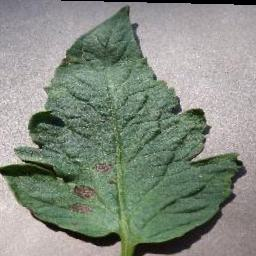
#> input picture deepLearning/dataset/early_blight/img_eb_107.jpg, 256 x 256 px; its folder holds only this picture in this run
$ jupyter execute --allow-errors tomato.ipynb
#> lines starting #> are read from the running program, lines starting #| are printed output that depends on the picture
#Tomato plant leaf disease classficaiton using ML

[cell 1]
# Let us import the libraries

import cv2
import numpy as np
import os

from os import listdir
import matplotlib.pyplot as plt

[cell 2]
# [5 lines of commented-out code are left out]

dataset_path="./dataset"

[cell 3]
image="./dataset/bacterial_spot/img_bs_1.jpg"

testimage=cv2.imread(image)

#> (the rest of this cell did not finish here and is left out)

#> (a cell that did not finish here is left out)

[cell 5]
features=[]
labels=[]

i=0

[cell 6]
for folder in listdir(dataset_path):

    folder_path=f"{dataset_path}/{folder}"
    for file in listdir(folder_path):

        image_path=f"{folder_path}/{file}"
        img=cv2.imread(image_path)
#> img is the input picture: shape (256, 256, 3); mean B, G, R 128.2, 140, 131.8
        img=cv2.resize(img,(64,64))
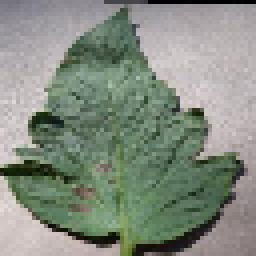
#> img: shape (64, 64, 3) (shown 4 times larger); mean B, G, R 128.5, 140.3, 132.2
        features.append(img)
        # print(img)

        labels.append(i)
    i=i+1
#> pass 2 of the loop `for folder in listdir(dataset_path):`:
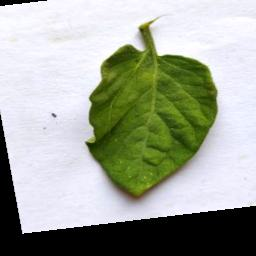
#> input picture deepLearning/dataset/healthy/img_h_268.jpg, 256 x 256 px
#> img is the input picture: shape (256, 256, 3); mean B, G, R 156, 168.1, 162.7
#> `img=cv2.resize(img,(64,64))`:
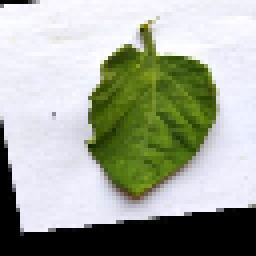
#> img: shape (64, 64, 3) (shown 4 times larger); mean B, G, R 156.1, 168.3, 162.8

[cell 7]
X=np.array( features)
X=X.reshape( len(X),-1)
print(X.shape)
#| (2, 12288)

[cell 8]
y=np.array( labels)

[cell 9]
# Let us device data into train and test

from sklearn.model_selection import train_test_split
Xtrain,Xtest,ytrain,ytest=train_test_split(X,y,test_size=0.2,random_state=43)
#> ytrain = [0]; ytest = [1]

[cell 10]
# Let us use Random forest Classifier

from sklearn.ensemble import RandomForestClassifier
model=RandomForestClassifier()
model.fit(Xtrain,ytrain)

[cell 11]
# Let us evaluate the model
from sklearn.metrics import accuracy_score,confusion_matrix,classification_report

ypred=model.predict( Xtest )
#> ypred = [0]

score=accuracy_score(ytest,ypred)
#> score = 0
print(f"Accuracy score of RF model is : {score*100}")
#| Accuracy score of RF model is : 0.0

[cell 12]
cm=confusion_matrix(ytest,ypred)
#> cm = [[0, 0], [1, 0]]
cm
#> Out = [[0, 0], [1, 0]]

[cell 13]
cf=classification_report(ytest,ypred)
print(cf)
#|               precision    recall  f1-score   support
#|            0       0.00      0.00      0.00       0.0
#|            1       0.00      0.00      0.00       1.0
#|     accuracy                           0.00       1.0
#|    macro avg       0.00      0.00      0.00       1.0
#| weighted avg       0.00      0.00      0.00       1.0
